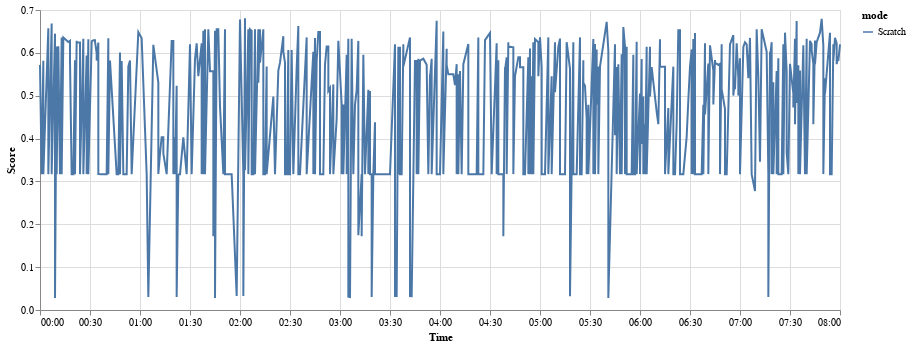

The code cell stored with this chart in its notebook:
### Code cell
file_path = 'search_from_scratch.json'
search_performances = load_search_performances(file_path, 'Scratch')
search_results_scratch = pd.DataFrame.from_dict(search_performances)
search_results_scratch['time'] = pd.to_datetime(search_results_scratch['time'])
plot_search_performances(search_results_scratch)

### Figure 1 — Vega-Lite specification as saved in the notebook (floating-point values rounded to 4 significant figures; data arrays with more than 128 entries replaced by an {"elided": "..."} marker saying what was removed)
{"config": {"view": {"continuousWidth": 400, "continuousHeight": 300}}, "data": {"name": "data-532baf7e65b209fdaf02bbe61e959963"}, "mark": "line", "encoding": {"color": {"type": "nominal", "field": "mode"}, "x": {"type": "temporal", "field": "time", "timeUnit": "hoursminutes", "title": "Time"}, "y": {"type": "quantitative", "field": "score", "title": "Score"}}, "width": 800, "$schema": "https://vega.github.io/schema/vega-lite/v4.8.1.json", "datasets": {"data-532baf7e65b209fdaf02bbe61e959963": {"elided": "607 records"}}}
